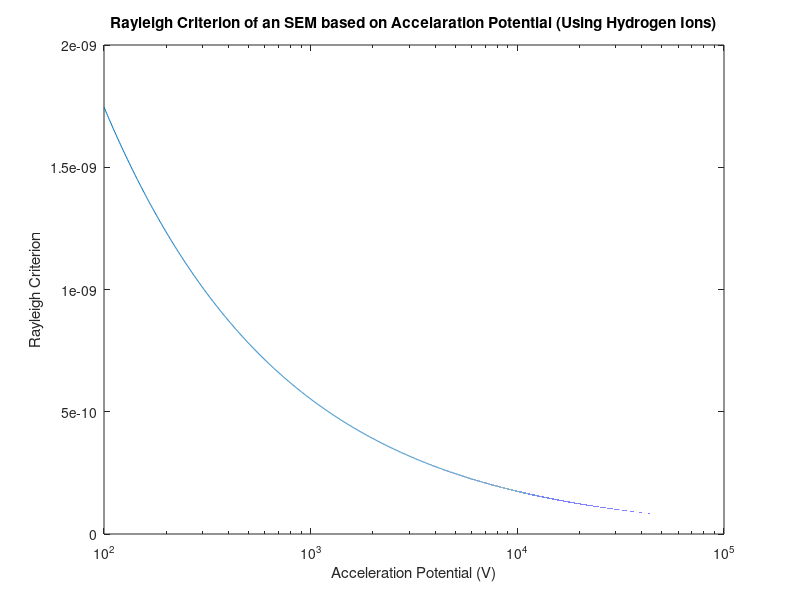

MATLAB code for this plot:
% How would the results in (f) change if we were using a focused ion beam microscope
% with protons (H+ ions) instead of electrons? Recalculate and plot the resolution for the
% same energies as in (f).

V  =linspace(100,100000, 100000);
mp = 1.67262192*power(10,-27);
h  =  6.62607*power(10,-34);
q  = 1.602*power(10,-19);
Wlength = h./power(2*mp*q.*V,0.5);
R = 0.61.*Wlength./0.001;
semilogx(V,R)
title('Rayleigh Criterion of an SEM based on Accelaration Potential (Using Hydrogen Ions)')
xlabel('Acceleration Potential (V)')
ylabel('Rayleigh Criterion')